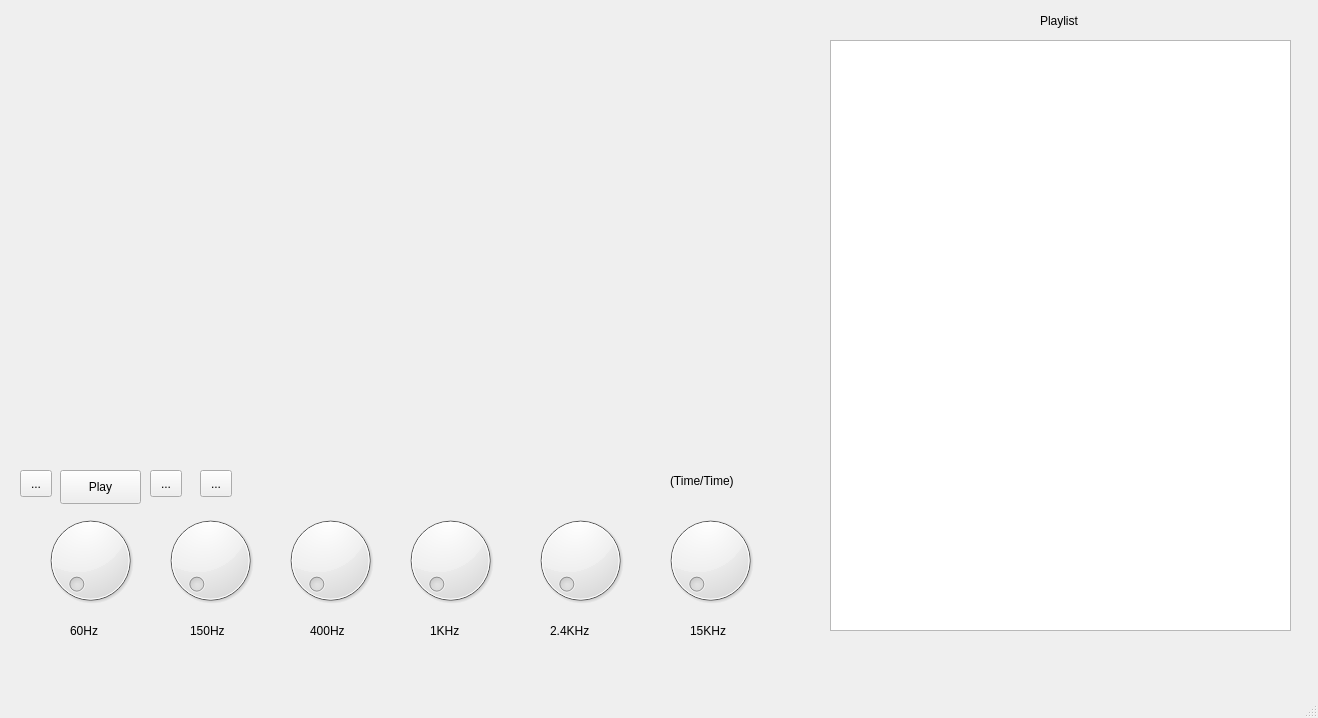
<?xml version="1.0" encoding="UTF-8"?>
<ui version="4.0">
 <class>MainWindow</class>
 <widget class="QMainWindow" name="MainWindow">
  <property name="geometry">
   <rect>
    <x>0</x>
    <y>0</y>
    <width>1318</width>
    <height>718</height>
   </rect>
  </property>
  <property name="windowTitle">
   <string>Video Player</string>
  </property>
  <property name="windowIcon">
   <iconset>
    <normaloff>../../../../../../../OneDrive/Pictures/icons_windows/sweet-ticket icons windows/onigiri.ico</normaloff>../../../../../../../OneDrive/Pictures/icons_windows/sweet-ticket icons windows/onigiri.ico</iconset>
  </property>
  <widget class="QWidget" name="centralwidget">
   <widget class="QPushButton" name="Play">
    <property name="geometry">
     <rect>
      <x>60</x>
      <y>470</y>
      <width>81</width>
      <height>34</height>
     </rect>
    </property>
    <property name="text">
     <string>Play</string>
    </property>
   </widget>
   <widget class="Phonon::VideoPlayer" name="Vid">
    <property name="geometry">
     <rect>
      <x>30</x>
      <y>50</y>
      <width>741</width>
      <height>401</height>
     </rect>
    </property>
   </widget>
   <widget class="Phonon::SeekSlider" name="Seek">
    <property name="geometry">
     <rect>
      <x>250</x>
      <y>470</y>
      <width>411</width>
      <height>22</height>
     </rect>
    </property>
   </widget>
   <widget class="Phonon::VolumeSlider" name="Vol">
    <property name="geometry">
     <rect>
      <x>30</x>
      <y>10</y>
      <width>231</width>
      <height>30</height>
     </rect>
    </property>
   </widget>
   <widget class="QListWidget" name="listWidget">
    <property name="geometry">
     <rect>
      <x>830</x>
      <y>40</y>
      <width>461</width>
      <height>591</height>
     </rect>
    </property>
   </widget>
   <widget class="QToolButton" name="toolButton">
    <property name="geometry">
     <rect>
      <x>150</x>
      <y>470</y>
      <width>32</width>
      <height>27</height>
     </rect>
    </property>
    <property name="text">
     <string>...</string>
    </property>
   </widget>
   <widget class="QToolButton" name="toolButton_2">
    <property name="geometry">
     <rect>
      <x>20</x>
      <y>470</y>
      <width>32</width>
      <height>27</height>
     </rect>
    </property>
    <property name="text">
     <string>...</string>
    </property>
   </widget>
   <widget class="QLabel" name="label_2">
    <property name="geometry">
     <rect>
      <x>670</x>
      <y>470</y>
      <width>101</width>
      <height>21</height>
     </rect>
    </property>
    <property name="text">
     <string>(Time/Time)</string>
    </property>
   </widget>
   <widget class="QToolButton" name="toolButton_3">
    <property name="geometry">
     <rect>
      <x>200</x>
      <y>470</y>
      <width>32</width>
      <height>27</height>
     </rect>
    </property>
    <property name="text">
     <string>...</string>
    </property>
   </widget>
   <widget class="QDial" name="dial">
    <property name="geometry">
     <rect>
      <x>30</x>
      <y>510</y>
      <width>121</width>
      <height>101</height>
     </rect>
    </property>
   </widget>
   <widget class="QDial" name="dial_2">
    <property name="geometry">
     <rect>
      <x>520</x>
      <y>510</y>
      <width>121</width>
      <height>101</height>
     </rect>
    </property>
   </widget>
   <widget class="QDial" name="dial_3">
    <property name="geometry">
     <rect>
      <x>650</x>
      <y>510</y>
      <width>121</width>
      <height>101</height>
     </rect>
    </property>
   </widget>
   <widget class="QDial" name="dial_4">
    <property name="geometry">
     <rect>
      <x>270</x>
      <y>510</y>
      <width>121</width>
      <height>101</height>
     </rect>
    </property>
   </widget>
   <widget class="QDial" name="dial_5">
    <property name="geometry">
     <rect>
      <x>150</x>
      <y>510</y>
      <width>121</width>
      <height>101</height>
     </rect>
    </property>
   </widget>
   <widget class="QDial" name="dial_6">
    <property name="geometry">
     <rect>
      <x>390</x>
      <y>510</y>
      <width>121</width>
      <height>101</height>
     </rect>
    </property>
   </widget>
   <widget class="QLabel" name="label_3">
    <property name="geometry">
     <rect>
      <x>70</x>
      <y>620</y>
      <width>41</width>
      <height>21</height>
     </rect>
    </property>
    <property name="text">
     <string>60Hz</string>
    </property>
   </widget>
   <widget class="QLabel" name="label_4">
    <property name="geometry">
     <rect>
      <x>430</x>
      <y>620</y>
      <width>41</width>
      <height>21</height>
     </rect>
    </property>
    <property name="text">
     <string>1KHz</string>
    </property>
   </widget>
   <widget class="QLabel" name="label_5">
    <property name="geometry">
     <rect>
      <x>550</x>
      <y>620</y>
      <width>61</width>
      <height>21</height>
     </rect>
    </property>
    <property name="text">
     <string>2.4KHz</string>
    </property>
   </widget>
   <widget class="QLabel" name="label_6">
    <property name="geometry">
     <rect>
      <x>690</x>
      <y>620</y>
      <width>51</width>
      <height>21</height>
     </rect>
    </property>
    <property name="text">
     <string>15KHz</string>
    </property>
   </widget>
   <widget class="QLabel" name="label_7">
    <property name="geometry">
     <rect>
      <x>190</x>
      <y>620</y>
      <width>51</width>
      <height>21</height>
     </rect>
    </property>
    <property name="text">
     <string>150Hz</string>
    </property>
   </widget>
   <widget class="QLabel" name="label_8">
    <property name="geometry">
     <rect>
      <x>310</x>
      <y>620</y>
      <width>51</width>
      <height>21</height>
     </rect>
    </property>
    <property name="text">
     <string>400Hz</string>
    </property>
   </widget>
   <widget class="QLabel" name="label_9">
    <property name="geometry">
     <rect>
      <x>1040</x>
      <y>10</y>
      <width>61</width>
      <height>21</height>
     </rect>
    </property>
    <property name="text">
     <string>Playlist</string>
    </property>
   </widget>
  </widget>
  <widget class="QMenuBar" name="menubar">
   <property name="geometry">
    <rect>
     <x>0</x>
     <y>0</y>
     <width>1318</width>
     <height>31</height>
    </rect>
   </property>
  </widget>
  <widget class="QStatusBar" name="statusbar"/>
 </widget>
 <customwidgets>
  <customwidget>
   <class>Phonon::VideoPlayer</class>
   <extends>QWidget</extends>
   <header location="global">phonon/videoplayer.h</header>
  </customwidget>
  <customwidget>
   <class>Phonon::SeekSlider</class>
   <extends>QWidget</extends>
   <header location="global">phonon/seekslider.h</header>
  </customwidget>
  <customwidget>
   <class>Phonon::VolumeSlider</class>
   <extends>QWidget</extends>
   <header location="global">phonon/volumeslider.h</header>
  </customwidget>
 </customwidgets>
 <resources/>
 <connections/>
</ui>
